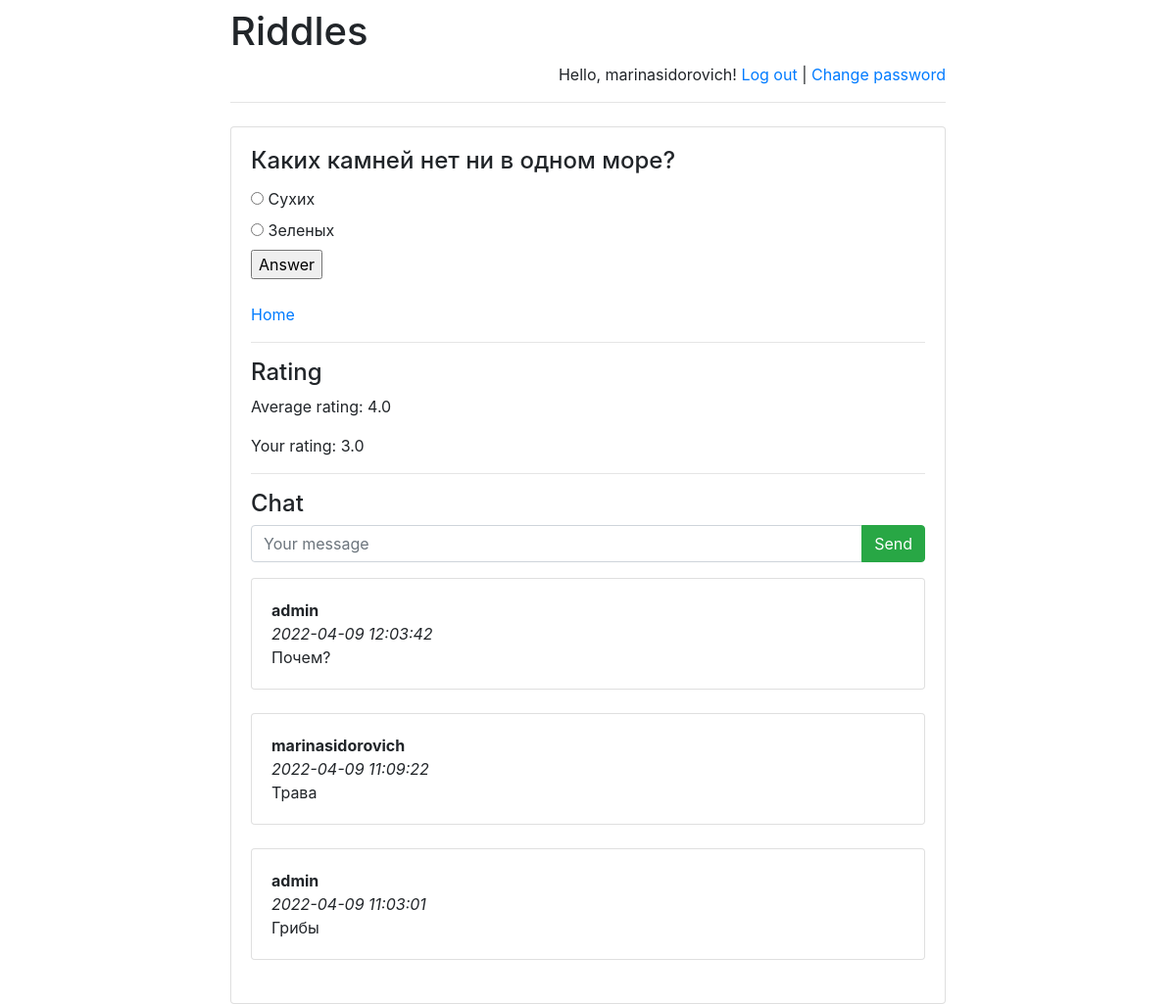
The page /riddles/2/ (signed in) on the database its author committed.
### riddles/models.py (models this page shows)
class Riddle(models.Model):
    riddle_text = models.CharField(max_length=255)
    pub_date = models.DateTimeField('date published')

class Option(models.Model):
    riddle = models.ForeignKey(Riddle, on_delete=models.CASCADE)
    text = models.CharField(max_length=255)
    correct = models.BooleanField(default=False)

class Message(models.Model):
    chat = models.ForeignKey(
        Riddle,
        verbose_name='Чат под загадкой',
        on_delete=models.CASCADE)
    author = models.ForeignKey(
        User,
        verbose_name='Пользователь', on_delete=models.CASCADE)
    message = models.TextField('Сообщение')
    pub_date = models.DateTimeField(
        'Дата сообщения',
        default=timezone.now)

### riddles/views.py (the view)
# urls.py: re_path(r'^([0-9]+)/$', views.detail, name='detail'),
def detail(request, riddle_id):
    error_message = None
    if "error_message" in request.GET:
        error_message = request.GET["error_message"]
    return render(
        request,
        "answer.html",
        {
            "riddle": get_object_or_404(
                Riddle, pk=riddle_id),
            "error_message": error_message,
            "latest_messages":
                Message.objects
                    .filter(chat_id=riddle_id)
                    .order_by('-pub_date')[:5],
            "already_rated_by_user":
                Mark.objects
                    .filter(author_id=request.user.id)
                    .filter(riddle_id=riddle_id)
                    .count(),
            "user_rating":
                Mark.objects
                    .filter(author_id=request.user.id)
                    .filter(riddle_id=riddle_id)
                    .aggregate(Avg('mark'))
                    ["mark__avg"],
            "avg_mark":
                Mark.objects
                    .filter(riddle_id=riddle_id)
                    .aggregate(Avg('mark'))
                    ["mark__avg"]
        }
    )

### templates/answer.html (shortened to what this page needs)
{% extends 'base.html' %}
{% block main %}
<h4 class="card-title">{{ riddle.riddle_text }}</h4>
<form action="answer/" method="post">
    {% for option in riddle.option_set.all %}
        <input type="radio" name="option"
            id="option{{ forloop.counter }}"
            value="{{ option.id }}"/>
        <label for="option{{ forloop.counter }}">
            {{ option.text }}
        </label><br>
    {% endfor %}
    <input type="submit" value="Answer"/>
</form>
    <br>
<a href="/riddles">Home</a>
</body>
</html>
    <hr>
<h4>Rating</h4>
    <p>Average rating:
        <span id="avg_mark_span">
            {{ avg_mark }}
        </span>
    </p>
{% if user.is_authenticated %}
    {% if already_rated_by_user <= 0 or already_rated_by_user ==  None %}
        <form action="post_mark/" method="post">
            {% csrf_token %}
            <div class="row">
                <div class="col-sm text-center">
                    <input name="mark"
                           type="radio"
                           value="1"/> 1
                </div>
                <div class="col-sm text-center">
                    <input name="mark"
                           type="radio"
                           value="2"/> 2
                </div>
                <div class="col-sm text-center">
                    <input name="mark"
                           type="radio"
                           value="3"/> 3
                </div>
                <div class="col-sm text-center">
                    <input name="mark"
                           type="radio"
                           value="4"/> 4
                </div>
                <div class="col-sm text-center">
                    <input name="mark"
                           type="radio"
                           value="5"/> 5
                </div>
                <div class="col-sm text-center">
                    <input class="btn btn-success"
                        type="submit"
                        value="Send mark"/>
                </div>
            </div>
        </form>
        {% else %}
        Your rating: {{ user_rating }}
    {% endif %}
{% endif %}
<hr>
<h4>Chat</h4>
{% if user.is_authenticated %}
    <form action="post/" method="post">
    <div class="input-group mb-3">
      <input type="text"
             class="form-control"
             placeholder="Your message"
             name="message"/>
      <div class="input-group-append">
        <input class="btn btn-success"
                type="submit"
                value="Send"/>
      </div>
    </div>
</form>
{% endif %}
<div id="history">
    {% for message in latest_messages %}
        <div class="card">
        <div class="card-body">
            <strong>
                {{ message.author.username }}
            </strong>
            <br/>
            <em>
                {{ message.pub_date|date:'Y-m-d H:i:s' }}
            </em>
            <br/>
            {{ message.message }}
        </div>
        </div>
        <br/>
    {% endfor %}
</div>
{% endblock %}

### templates/base.html (shortened to what this page needs)
<!doctype html>
<html lang="en">
<head>
    <link rel="stylesheet"
href="https://stackpath.bootstrapcdn.com/bootstrap/4.1.3/css/bootstrap.min.css">
</head>
<body>
<div class="container">
    <div class="row justify-content-center">
        <div class="col-8">
            <h1 class="mt-2">Riddles</h1>
            {% if user.is_authenticated %}
                <p class="text-right">
                    Hello, {{ user.username }}!
                    <a href="/riddles/logout">Log out</a> |
                    <a href="/riddles/password-change">
                        Change password
                    </a>
                </p>
            {% else %}
                <p class="text-right">
                    <a href="/riddles/login">Log in</a> |
                    <a href="/riddles/register">Register</a>
                </p>
            {% endif %}
            <hr class="mt-0 mb-4">
            <div class="card">
                <div class="card-body">
                    {% block main %}
                    {% endblock %}
</body>
</html>

### rows shown on the page
Riddle: riddle_text "Каких камней нет ни в одном море?"
Option: text "Сухих"
Option: text "Зеленых"
Message: author.username "admin", pub_date "2022-04-09 12:03:42", message "Почем?"
Message: author.username "marinasidorovich", pub_date "2022-04-09 11:09:22", message "Трава"
Message: author.username "admin", pub_date "2022-04-09 11:03:01", message "Грибы"

### other values the page prints
{{ user.username }} "marinasidorovich"
{{ avg_mark }} "4.0"
{{ user_rating }} "3.0"
